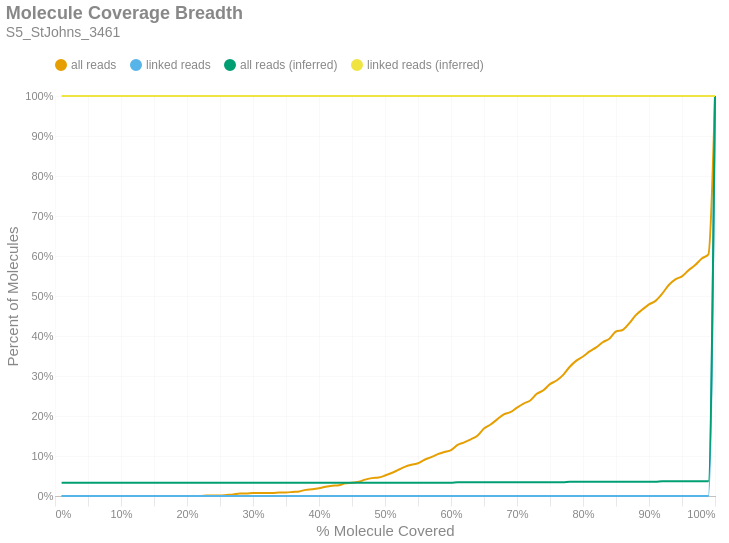

Notebook cell for this chart:
### Markdown cell above
### Molecule Read Coverage
This chart shows molecule coverage breadth as computed by the number of bases aligned to that molecule. In other words, "*how much of each unique long molecule is actually sequenced/aligned?*" Keep in mind there is a distinction between sequences and alignments, since some sequences belonging to a particular molecule may not align well and wouldn't appear in the alignment data. This chart also shows molecule coverage breadth as computed by the *inferred fragment* from which the aligned sequences originate. Unlike read coverage, this calculation takes into account the total insert size, including unsequenced gaps between the forward and reverse reads. Like the previous figures, these are cumulative percents.

### Code cell
if SKIPLR:
    print_html(f"Skipped")
else:
    binned_df = consolidated_hist(valids['coverage_bp'], mask, 0.01, True)
    binned_df_inf = consolidated_hist(valids['coverage_inserts'], mask, 0.01, True)
    binned_df = binned_df.with_columns(pl.lit(binned_df_inf['all reads (cumsum)']).alias('all reads (inferred)'))
    binned_df = binned_df.with_columns(pl.lit(binned_df_inf['linked reads (cumsum)']).alias('linked reads (inferred)'))
    binned_df = binned_df.with_columns(
        (pl.col('bin').cast(pl.Float64) + 0.01).alias('right_edge')
    )

    with SafeRender(binned_df):
        (
            density_plot(binned_df, 'Molecule Coverage Breadth', samplename, 'molcov', ['all reads (inferred)','linked reads (inferred)'])
            .encode(
                #x=alt.X('bin:Q', title="% Molecule Covered").axis(format = '%').scale(padding=0),
                x=alt.X('right_edge:Q', title="% Molecule Covered").axis(format='%').scale(padding=0),
                y=alt.Y('value:Q', title='Percent of Molecules')
                    .axis(format='%')
                    .stack(False)
                    .scale(domainMin=0, padding=0),
                color=alt.Color("key:N").scale(domain = ["all reads", "linked reads", "all reads (inferred)", "linked reads (inferred)"]),
                tooltip = [
                    alt.Tooltip("key:N", title = "Data Type"),
                    alt.Tooltip("range_label:N", title="% Molecule Covered"),
                    alt.Tooltip("value:Q", format = ".2%", title="% Molecules")
                ]
            )
        ).display()

### Figure 1 — Vega-Lite specification as saved in the notebook (floating-point values rounded to 4 significant figures)
{"width": "container", "height": 400, "config": {"title": {"anchor": "start", "dy": -15, "fontSize": 18, "color": "#888888", "subtitleColor": "#888888", "subtitleFontSize": 14}, "arc": {"fill": "#0072B2"}, "axis": {"domainColor": "#888888", "domainWidth": 0.5, "gridWidth": 0.2, "grid": false, "titleFontWeight": 400, "titleFontSize": 15, "labelFontSize": 11, "labelColor": "#888888", "tickColor": "#888888", "tickWidth": 0.2, "titleColor": "#888888"}, "axisBand": {"grid": false}, "axisX": {"grid": true, "tickSize": 10, "domainCap": "round"}, "axisY": {"domain": false, "grid": true, "tickSize": 0, "domainCap": "round"}, "background": "transparent", "header": {"labelFontSize": 15, "labelColor": "#888888", "titleFontSize": 15, "titleFontWeight": 600, "titleColor": "#888888"}, "legend": {"labelFont": "sans-serif", "labelFontSize": 12, "labelColor": "#888888", "symbolSize": 100, "symbolType": "circle", "titleFontSize": 12, "titlePadding": 10, "titleColor": "#888888", "title": null, "orient": "top"}, "range": {"category": ["#E69F00", "#56B4E9", "#009E73", "#F0E442", "#0072B2", "#D55E00", "#CC79A7", "#000000"], "diverging": ["#cfe8f3", "#a2d4ec", "#73bfe2", "#46abdb", "#1696d2", "#12719e"]}, "area": {"fill": "#0072B2", "fillOpacity": 0.7, "line": true, "strokeOpacity": 0.7}, "line": {"color": "#0072B2", "stroke": "#0072B2", "strokeWidth": 2}, "trail": {"color": "#0072B2", "stroke": "#0072B2", "strokeWidth": 0, "size": 1}, "point": {"filled": true, "fillOpacity": 1.0, "size": 95}, "text": {"color": "#888888", "fontSize": 11, "align": "right", "fontWeight": 400, "size": 11}, "bar": {"fill": "#0072B2", "stroke": null}, "view": {"stroke": null, "continuousWidth": 660, "continuousHeight": 400}}, "data": {"name": "data-574416d7eb18f942c5e6d6e1bdf7ca3d"}, "mark": {"type": "line", "interpolate": "monotone", "point": {"opacity": 0, "size": 275}}, "encoding": {"color": {"field": "key", "scale": {"domain": ["all reads", "linked reads", "all reads (inferred)", "linked reads (inferred)"]}, "type": "nominal"}, "tooltip": [{"field": "key", "title": "Data Type", "type": "nominal"}, {"field": "range_label", "title": "% Molecule Covered", "type": "nominal"}, {"field": "value", "format": ".2%", "title": "% Molecules", "type": "quantitative"}], "x": {"axis": {"format": "%"}, "field": "right_edge", "scale": {"padding": 0}, "title": "% Molecule Covered", "type": "quantitative"}, "y": {"axis": {"format": "%"}, "field": "value", "scale": {"domainMin": 0, "padding": 0}, "stack": false, "title": "Percent of Molecules", "type": "quantitative"}}, "params": [{"name": "param_c36ac31b6afebe62", "select": {"type": "point", "fields": ["key"]}, "bind": "legend"}], "title": {"text": "Molecule Coverage Breadth", "subtitle": "S5_StJohns_3461"}, "transform": [{"fold": ["all reads (cumsum)", "linked reads (cumsum)", "all reads (inferred)", "linked reads (inferred)"]}, {"calculate": "replace(datum.key, ' (cumsum)', '')", "as": "key"}, {"filter": {"param": "param_c36ac31b6afebe62"}}], "usermeta": {"embedOptions": {"downloadFileName": "S5_StJohns_3461.molcov"}}, "$schema": "https://vega.github.io/schema/vega-lite/v6.1.0.json", "datasets": {"data-574416d7eb18f942c5e6d6e1bdf7ca3d": [{"bin": "0.0", "interval": "0.0-0.01", "all reads": 0.0, "linked reads": 0.0, "all reads (cumsum)": 0.0, "linked reads (cumsum)": 0.0, "range_label": "0.0-0.01", "all reads (inferred)": 0.03321, "linked reads (inferred)": 1.0, "right_edge": 0.01}, {"bin": "0.01", "interval": "0.01-0.02", "all reads": 0.0, "linked reads": 0.0, "all reads (cumsum)": 0.0, "linked reads (cumsum)": 0.0, "range_label": "0.01-0.02", "all reads (inferred)": 0.03321, "linked reads (inferred)": 1.0, "right_edge": 0.02}, {"bin": "0.02", "interval": "0.02-0.03", "all reads": 0.0, "linked reads": 0.0, "all reads (cumsum)": 0.0, "linked reads (cumsum)": 0.0, "range_label": "0.02-0.03", "all reads (inferred)": 0.03321, "linked reads (inferred)": 1.0, "right_edge": 0.03}, {"bin": "0.03", "interval": "0.03-0.04", "all reads": 0.0, "linked reads": 0.0, "all reads (cumsum)": 0.0, "linked reads (cumsum)": 0.0, "range_label": "0.03-0.04", "all reads (inferred)": 0.03321, "linked reads (inferred)": 1.0, "right_edge": 0.04}, {"bin": "0.04", "interval": "0.04-0.05", "all reads": 0.0, "linked reads": 0.0, "all reads (cumsum)": 0.0, "linked reads (cumsum)": 0.0, "range_label": "0.04-0.05", "all reads (inferred)": 0.03321, "linked reads (inferred)": 1.0, "right_edge": 0.05}, {"bin": "0.05", "interval": "0.05-0.06", "all reads": 0.0, "linked reads": 0.0, "all reads (cumsum)": 0.0, "linked reads (cumsum)": 0.0, "range_label": "0.05-0.06", "all reads (inferred)": 0.03321, "linked reads (inferred)": 1.0, "right_edge": 0.06}, {"bin": "0.06", "interval": "0.06-0.07", "all reads": 0.0, "linked reads": 0.0, "all reads (cumsum)": 0.0, "linked reads (cumsum)": 0.0, "range_label": "0.06-0.07", "all reads (inferred)": 0.03321, "linked reads (inferred)": 1.0, "right_edge": 0.07}, {"bin": "0.07", "interval": "0.07-0.08", "all reads": 0.0, "linked reads": 0.0, "all reads (cumsum)": 0.0, "linked reads (cumsum)": 0.0, "range_label": "0.07-0.08", "all reads (inferred)": 0.03321, "linked reads (inferred)": 1.0, "right_edge": 0.08}, {"bin": "0.08", "interval": "0.08-0.09", "all reads": 0.0, "linked reads": 0.0, "all reads (cumsum)": 0.0, "linked reads (cumsum)": 0.0, "range_label": "0.08-0.09", "all reads (inferred)": 0.03321, "linked reads (inferred)": 1.0, "right_edge": 0.09}, {"bin": "0.09", "interval": "0.09-0.1", "all reads": 0.0, "linked reads": 0.0, "all reads (cumsum)": 0.0, "linked reads (cumsum)": 0.0, "range_label": "0.09-0.1", "all reads (inferred)": 0.03321, "linked reads (inferred)": 1.0, "right_edge": 0.1}, {"bin": "0.1", "interval": "0.1-0.11", "all reads": 0.0, "linked reads": 0.0, "all reads (cumsum)": 0.0, "linked reads (cumsum)": 0.0, "range_label": "0.1-0.11", "all reads (inferred)": 0.03321, "linked reads (inferred)": 1.0, "right_edge": 0.11}, {"bin": "0.11", "interval": "0.11-0.12", "all reads": 0.0, "linked reads": 0.0, "all reads (cumsum)": 0.0, "linked reads (cumsum)": 0.0, "range_label": "0.11-0.12", "all reads (inferred)": 0.03321, "linked reads (inferred)": 1.0, "right_edge": 0.12}, {"bin": "0.12", "interval": "0.12-0.13", "all reads": 0.0, "linked reads": 0.0, "all reads (cumsum)": 0.0, "linked reads (cumsum)": 0.0, "range_label": "0.12-0.13", "all reads (inferred)": 0.03321, "linked reads (inferred)": 1.0, "right_edge": 0.13}, {"bin": "0.13", "interval": "0.13-0.14", "all reads": 0.0, "linked reads": 0.0, "all reads (cumsum)": 0.0, "linked reads (cumsum)": 0.0, "range_label": "0.13-0.14", "all reads (inferred)": 0.03321, "linked reads (inferred)": 1.0, "right_edge": 0.14}, {"bin": "0.14", "interval": "0.14-0.15", "all reads": 0.0, "linked reads": 0.0, "all reads (cumsum)": 0.0, "linked reads (cumsum)": 0.0, "range_label": "0.14-0.15", "all reads (inferred)": 0.03321, "linked reads (inferred)": 1.0, "right_edge": 0.15}, {"bin": "0.15", "interval": "0.15-0.16", "all reads": 0.0, "linked reads": 0.0, "all reads (cumsum)": 0.0, "linked reads (cumsum)": 0.0, "range_label": "0.15-0.16", "all reads (inferred)": 0.03321, "linked reads (inferred)": 1.0, "right_edge": 0.16}, {"bin": "0.16", "interval": "0.16-0.17", "all reads": 0.0, "linked reads": 0.0, "all reads (cumsum)": 0.0, "linked reads (cumsum)": 0.0, "range_label": "0.16-0.17", "all reads (inferred)": 0.03321, "linked reads (inferred)": 1.0, "right_edge": 0.17}, {"bin": "0.17", "interval": "0.17-0.18", "all reads": 0.0, "linked reads": 0.0, "all reads (cumsum)": 0.0, "linked reads (cumsum)": 0.0, "range_label": "0.17-0.18", "all reads (inferred)": 0.03321, "linked reads (inferred)": 1.0, "right_edge": 0.18}, {"bin": "0.18", "interval": "0.18-0.19", "all reads": 0.0, "linked reads": 0.0, "all reads (cumsum)": 0.0, "linked reads (cumsum)": 0.0, "range_label": "0.18-0.19", "all reads (inferred)": 0.03321, "linked reads (inferred)": 1.0, "right_edge": 0.19}, {"bin": "0.19", "interval": "0.19-0.2", "all reads": 0.0, "linked reads": 0.0, "all reads (cumsum)": 0.0, "linked reads (cumsum)": 0.0, "range_label": "0.19-0.2", "all reads (inferred)": 0.03321, "linked reads (inferred)": 1.0, "right_edge": 0.2}, {"bin": "0.2", "interval": "0.2-0.21", "all reads": 0.0, "linked reads": 0.0, "all reads (cumsum)": 0.0, "linked reads (cumsum)": 0.0, "range_label": "0.2-0.21", "all reads (inferred)": 0.03321, "linked reads (inferred)": 1.0, "right_edge": 0.21}, {"bin": "0.21", "interval": "0.21-0.22", "all reads": 0.0, "linked reads": 0.0, "all reads (cumsum)": 0.0, "linked reads (cumsum)": 0.0, "range_label": "0.21-0.22", "all reads (inferred)": 0.03321, "linked reads (inferred)": 1.0, "right_edge": 0.22}, {"bin": "0.22", "interval": "0.22-0.23", "all reads": 0.001277, "linked reads": 0.0, "all reads (cumsum)": 0.001277, "linked reads (cumsum)": 0.0, "range_label": "0.22-0.23", "all reads (inferred)": 0.03321, "linked reads (inferred)": 1.0, "right_edge": 0.23}, {"bin": "0.23", "interval": "0.23-0.24", "all reads": 0.0, "linked reads": 0.0, "all reads (cumsum)": 0.001277, "linked reads (cumsum)": 0.0, "range_label": "0.23-0.24", "all reads (inferred)": 0.03321, "linked reads (inferred)": 1.0, "right_edge": 0.24}, {"bin": "0.24", "interval": "0.24-0.25", "all reads": 0.0, "linked reads": 0.0, "all reads (cumsum)": 0.001277, "linked reads (cumsum)": 0.0, "range_label": "0.24-0.25", "all reads (inferred)": 0.03321, "linked reads (inferred)": 1.0, "right_edge": 0.25}, {"bin": "0.25", "interval": "0.25-0.26", "all reads": 0.001277, "linked reads": 0.0, "all reads (cumsum)": 0.002554, "linked reads (cumsum)": 0.0, "range_label": "0.25-0.26", "all reads (inferred)": 0.03321, "linked reads (inferred)": 1.0, "right_edge": 0.26}, {"bin": "0.26", "interval": "0.26-0.27", "all reads": 0.001277, "linked reads": 0.0, "all reads (cumsum)": 0.003831, "linked reads (cumsum)": 0.0, "range_label": "0.26-0.27", "all reads (inferred)": 0.03321, "linked reads (inferred)": 1.0, "right_edge": 0.27}, {"bin": "0.27", "interval": "0.27-0.28", "all reads": 0.002554, "linked reads": 0.0, "all reads (cumsum)": 0.006386, "linked reads (cumsum)": 0.0, "range_label": "0.27-0.28", "all reads (inferred)": 0.03321, "linked reads (inferred)": 1.0, "right_edge": 0.28}, {"bin": "0.28", "interval": "0.28-0.29", "all reads": 0.0, "linked reads": 0.0, "all reads (cumsum)": 0.006386, "linked reads (cumsum)": 0.0, "range_label": "0.28-0.29", "all reads (inferred)": 0.03321, "linked reads (inferred)": 1.0, "right_edge": 0.29}, {"bin": "0.29", "interval": "0.29-0.3", "all reads": 0.001277, "linked reads": 0.0, "all reads (cumsum)": 0.007663, "linked reads (cumsum)": 0.0, "range_label": "0.29-0.3", "all reads (inferred)": 0.03321, "linked reads (inferred)": 1.0, "right_edge": 0.3}, {"bin": "0.3", "interval": "0.3-0.31", "all reads": 0.0, "linked reads": 0.0, "all reads (cumsum)": 0.007663, "linked reads (cumsum)": 0.0, "range_label": "0.3-0.31", "all reads (inferred)": 0.03321, "linked reads (inferred)": 1.0, "right_edge": 0.31}, {"bin": "0.31", "interval": "0.31-0.32", "all reads": 0.0, "linked reads": 0.0, "all reads (cumsum)": 0.007663, "linked reads (cumsum)": 0.0, "range_label": "0.31-0.32", "all reads (inferred)": 0.03321, "linked reads (inferred)": 1.0, "right_edge": 0.32}, {"bin": "0.32", "interval": "0.32-0.33", "all reads": 0.0, "linked reads": 0.0, "all reads (cumsum)": 0.007663, "linked reads (cumsum)": 0.0, "range_label": "0.32-0.33", "all reads (inferred)": 0.03321, "linked reads (inferred)": 1.0, "right_edge": 0.33}, {"bin": "0.33", "interval": "0.33-0.34", "all reads": 0.001277, "linked reads": 0.0, "all reads (cumsum)": 0.00894, "linked reads (cumsum)": 0.0, "range_label": "0.33-0.34", "all reads (inferred)": 0.03321, "linked reads (inferred)": 1.0, "right_edge": 0.34}, {"bin": "0.34", "interval": "0.34-0.35", "all reads": 0.0, "linked reads": 0.0, "all reads (cumsum)": 0.00894, "linked reads (cumsum)": 0.0, "range_label": "0.34-0.35", "all reads (inferred)": 0.03321, "linked reads (inferred)": 1.0, "right_edge": 0.35}, {"bin": "0.35", "interval": "0.35-0.36", "all reads": 0.001277, "linked reads": 0.0, "all reads (cumsum)": 0.01022, "linked reads (cumsum)": 0.0, "range_label": "0.35-0.36", "all reads (inferred)": 0.03321, "linked reads (inferred)": 1.0, "right_edge": 0.36}, {"bin": "0.36", "interval": "0.36-0.37", "all reads": 0.001277, "linked reads": 0.0, "all reads (cumsum)": 0.01149, "linked reads (cumsum)": 0.0, "range_label": "0.36-0.37", "all reads (inferred)": 0.03321, "linked reads (inferred)": 1.0, "right_edge": 0.37}, {"bin": "0.37", "interval": "0.37-0.38", "all reads": 0.003831, "linked reads": 0.0, "all reads (cumsum)": 0.01533, "linked reads (cumsum)": 0.0, "range_label": "0.37-0.38", "all reads (inferred)": 0.03321, "linked reads (inferred)": 1.0, "right_edge": 0.38}, {"bin": "0.38", "interval": "0.38-0.39", "all reads": 0.001277, "linked reads": 0.0, "all reads (cumsum)": 0.0166, "linked reads (cumsum)": 0.0, "range_label": "0.38-0.39", "all reads (inferred)": 0.03321, "linked reads (inferred)": 1.0, "right_edge": 0.39}, {"bin": "0.39", "interval": "0.39-0.4", "all reads": 0.002554, "linked reads": 0.0, "all reads (cumsum)": 0.01916, "linked reads (cumsum)": 0.0, "range_label": "0.39-0.4", "all reads (inferred)": 0.03321, "linked reads (inferred)": 1.0, "right_edge": 0.4}, {"bin": "0.4", "interval": "0.4-0.41", "all reads": 0.003831, "linked reads": 0.0, "all reads (cumsum)": 0.02299, "linked reads (cumsum)": 0.0, "range_label": "0.4-0.41", "all reads (inferred)": 0.03321, "linked reads (inferred)": 1.0, "right_edge": 0.41}, {"bin": "0.41", "interval": "0.41-0.42", "all reads": 0.002554, "linked reads": 0.0, "all reads (cumsum)": 0.02554, "linked reads (cumsum)": 0.0, "range_label": "0.41-0.42", "all reads (inferred)": 0.03321, "linked reads (inferred)": 1.0, "right_edge": 0.42}, {"bin": "0.42", "interval": "0.42-0.43", "all reads": 0.001277, "linked reads": 0.0, "all reads (cumsum)": 0.02682, "linked reads (cumsum)": 0.0, "range_label": "0.42-0.43", "all reads (inferred)": 0.03321, "linked reads (inferred)": 1.0, "right_edge": 0.43}, {"bin": "0.43", "interval": "0.43-0.44", "all reads": 0.005109, "linked reads": 0.0, "all reads (cumsum)": 0.03193, "linked reads (cumsum)": 0.0, "range_label": "0.43-0.44", "all reads (inferred)": 0.03321, "linked reads (inferred)": 1.0, "right_edge": 0.44}, {"bin": "0.44", "interval": "0.44-0.45", "all reads": 0.001277, "linked reads": 0.0, "all reads (cumsum)": 0.03321, "linked reads (cumsum)": 0.0, "range_label": "0.44-0.45", "all reads (inferred)": 0.03321, "linked reads (inferred)": 1.0, "right_edge": 0.45}, {"bin": "0.45", "interval": "0.45-0.46", "all reads": 0.002554, "linked reads": 0.0, "all reads (cumsum)": 0.03576, "linked reads (cumsum)": 0.0, "range_label": "0.45-0.46", "all reads (inferred)": 0.03321, "linked reads (inferred)": 1.0, "right_edge": 0.46}, {"bin": "0.46", "interval": "0.46-0.47", "all reads": 0.005109, "linked reads": 0.0, "all reads (cumsum)": 0.04087, "linked reads (cumsum)": 0.0, "range_label": "0.46-0.47", "all reads (inferred)": 0.03321, "linked reads (inferred)": 1.0, "right_edge": 0.47}, {"bin": "0.47", "interval": "0.47-0.48", "all reads": 0.003831, "linked reads": 0.0, "all reads (cumsum)": 0.0447, "linked reads (cumsum)": 0.0, "range_label": "0.47-0.48", "all reads (inferred)": 0.03321, "linked reads (inferred)": 1.0, "right_edge": 0.48}, {"bin": "0.48", "interval": "0.48-0.49", "all reads": 0.001277, "linked reads": 0.0, "all reads (cumsum)": 0.04598, "linked reads (cumsum)": 0.0, "range_label": "0.48-0.49", "all reads (inferred)": 0.03321, "linked reads (inferred)": 1.0, "right_edge": 0.49}, {"bin": "0.49", "interval": "0.49-0.5", "all reads": 0.005109, "linked reads": 0.0, "all reads (cumsum)": 0.05109, "linked reads (cumsum)": 0.0, "range_label": "0.49-0.5", "all reads (inferred)": 0.03321, "linked reads (inferred)": 1.0, "right_edge": 0.5}, {"bin": "0.5", "interval": "0.5-0.51", "all reads": 0.006386, "linked reads": 0.0, "all reads (cumsum)": 0.05747, "linked reads (cumsum)": 0.0, "range_label": "0.5-0.51", "all reads (inferred)": 0.03321, "linked reads (inferred)": 1.0, "right_edge": 0.51}, {"bin": "0.51", "interval": "0.51-0.52", "all reads": 0.007663, "linked reads": 0.0, "all reads (cumsum)": 0.06513, "linked reads (cumsum)": 0.0, "range_label": "0.51-0.52", "all reads (inferred)": 0.03321, "linked reads (inferred)": 1.0, "right_edge": 0.52}, {"bin": "0.52", "interval": "0.52-0.53", "all reads": 0.007663, "linked reads": 0.0, "all reads (cumsum)": 0.0728, "linked reads (cumsum)": 0.0, "range_label": "0.52-0.53", "all reads (inferred)": 0.03321, "linked reads (inferred)": 1.0, "right_edge": 0.53}, {"bin": "0.53", "interval": "0.53-0.54", "all reads": 0.005109, "linked reads": 0.0, "all reads (cumsum)": 0.07791, "linked reads (cumsum)": 0.0, "range_label": "0.53-0.54", "all reads (inferred)": 0.03321, "linked reads (inferred)": 1.0, "right_edge": 0.54}, {"bin": "0.54", "interval": "0.54-0.55", "all reads": 0.003831, "linked reads": 0.0, "all reads (cumsum)": 0.08174, "linked reads (cumsum)": 0.0, "range_label": "0.54-0.55", "all reads (inferred)": 0.03321, "linked reads (inferred)": 1.0, "right_edge": 0.55}, {"bin": "0.55", "interval": "0.55-0.56", "all reads": 0.00894, "linked reads": 0.0, "all reads (cumsum)": 0.09068, "linked reads (cumsum)": 0.0, "range_label": "0.55-0.56", "all reads (inferred)": 0.03321, "linked reads (inferred)": 1.0, "right_edge": 0.56}, {"bin": "0.56", "interval": "0.56-0.57", "all reads": 0.006386, "linked reads": 0.0, "all reads (cumsum)": 0.09706, "linked reads (cumsum)": 0.0, "range_label": "0.56-0.57", "all reads (inferred)": 0.03321, "linked reads (inferred)": 1.0, "right_edge": 0.57}, {"bin": "0.57", "interval": "0.57-0.58", "all reads": 0.007663, "linked reads": 0.0, "all reads (cumsum)": 0.1047, "linked reads (cumsum)": 0.0, "range_label": "0.57-0.58", "all reads (inferred)": 0.03321, "linked reads (inferred)": 1.0, "right_edge": 0.58}, {"bin": "0.58", "interval": "0.58-0.59", "all reads": 0.005109, "linked reads": 0.0, "all reads (cumsum)": 0.1098, "linked reads (cumsum)": 0.0, "range_label": "0.58-0.59", "all reads (inferred)": 0.03321, "linked reads (inferred)": 1.0, "right_edge": 0.59}, {"bin": "0.59", "interval": "0.59-0.6", "all reads": 0.005109, "linked reads": 0.0, "all reads (cumsum)": 0.1149, "linked reads (cumsum)": 0.0, "range_label": "0.59-0.6", "all reads (inferred)": 0.03321, "linked reads (inferred)": 1.0, "right_edge": 0.6}, {"bin": "0.6", "interval": "0.6-0.61", "all reads": 0.01277, "linked reads": 0.0, "all reads (cumsum)": 0.1277, "linked reads (cumsum)": 0.0, "range_label": "0.6-0.61", "all reads (inferred)": 0.03448, "linked reads (inferred)": 1.0, "right_edge": 0.61}, {"bin": "0.61", "interval": "0.61-0.62", "all reads": 0.006386, "linked reads": 0.0, "all reads (cumsum)": 0.1341, "linked reads (cumsum)": 0.0, "range_label": "0.61-0.62", "all reads (inferred)": 0.03448, "linked reads (inferred)": 1.0, "right_edge": 0.62}, {"bin": "0.62", "interval": "0.62-0.63", "all reads": 0.007663, "linked reads": 0.0, "all reads (cumsum)": 0.1418, "linked reads (cumsum)": 0.0, "range_label": "0.62-0.63", "all reads (inferred)": 0.03448, "linked reads (inferred)": 1.0, "right_edge": 0.63}, {"bin": "0.63", "interval": "0.63-0.64", "all reads": 0.00894, "linked reads": 0.0, "all reads (cumsum)": 0.1507, "linked reads (cumsum)": 0.0, "range_label": "0.63-0.64", "all reads (inferred)": 0.03448, "linked reads (inferred)": 1.0, "right_edge": 0.64}, {"bin": "0.64", "interval": "0.64-0.65", "all reads": 0.01788, "linked reads": 0.0, "all reads (cumsum)": 0.1686, "linked reads (cumsum)": 0.0, "range_label": "0.64-0.65", "all reads (inferred)": 0.03448, "linked reads (inferred)": 1.0, "right_edge": 0.65}, {"bin": "0.65", "interval": "0.65-0.66", "all reads": 0.01022, "linked reads": 0.0, "all reads (cumsum)": 0.1788, "linked reads (cumsum)": 0.0, "range_label": "0.65-0.66", "all reads (inferred)": 0.03448, "linked reads (inferred)": 1.0, "right_edge": 0.66}, {"bin": "0.66", "interval": "0.66-0.67", "all reads": 0.01277, "linked reads": 0.0, "all reads (cumsum)": 0.1916, "linked reads (cumsum)": 0.0, "range_label": "0.66-0.67", "all reads (inferred)": 0.03448, "linked reads (inferred)": 1.0, "right_edge": 0.67}, {"bin": "0.67", "interval": "0.67-0.68", "all reads": 0.01277, "linked reads": 0.0, "all reads (cumsum)": 0.2043, "linked reads (cumsum)": 0.0, "range_label": "0.67-0.68", "all reads (inferred)": 0.03448, "linked reads (inferred)": 1.0, "right_edge": 0.68}, {"bin": "0.68", "interval": "0.68-0.69", "all reads": 0.005109, "linked reads": 0.0, "all reads (cumsum)": 0.2095, "linked reads (cumsum)": 0.0, "range_label": "0.68-0.69", "all reads (inferred)": 0.03448, "linked reads (inferred)": 1.0, "right_edge": 0.69}, {"bin": "0.69", "interval": "0.69-0.7", "all reads": 0.01149, "linked reads": 0.0, "all reads (cumsum)": 0.2209, "linked reads (cumsum)": 0.0, "range_label": "0.69-0.7", "all reads (inferred)": 0.03448, "linked reads (inferred)": 1.0, "right_edge": 0.7}, {"bin": "0.7", "interval": "0.7-0.71", "all reads": 0.01022, "linked reads": 0.0, "all reads (cumsum)": 0.2312, "linked reads (cumsum)": 0.0, "range_label": "0.7-0.71", "all reads (inferred)": 0.03448, "linked reads (inferred)": 1.0, "right_edge": 0.71}, {"bin": "0.71", "interval": "0.71-0.72", "all reads": 0.007663, "linked reads": 0.0, "all reads (cumsum)": 0.2388, "linked reads (cumsum)": 0.0, "range_label": "0.71-0.72", "all reads (inferred)": 0.03448, "linked reads (inferred)": 1.0, "right_edge": 0.72}, {"bin": "0.72", "interval": "0.72-0.73", "all reads": 0.0166, "linked reads": 0.0, "all reads (cumsum)": 0.2554, "linked reads (cumsum)": 0.0, "range_label": "0.72-0.73", "all reads (inferred)": 0.03448, "linked reads (inferred)": 1.0, "right_edge": 0.73}, {"bin": "0.73", "interval": "0.73-0.74", "all reads": 0.00894, "linked reads": 0.0, "all reads (cumsum)": 0.2644, "linked reads (cumsum)": 0.0, "range_label": "0.73-0.74", "all reads (inferred)": 0.03448, "linked reads (inferred)": 1.0, "right_edge": 0.74}, {"bin": "0.74", "interval": "0.74-0.75", "all reads": 0.01533, "linked reads": 0.0, "all reads (cumsum)": 0.2797, "linked reads (cumsum)": 0.0, "range_label": "0.74-0.75", "all reads (inferred)": 0.03448, "linked reads (inferred)": 1.0, "right_edge": 0.75}, {"bin": "0.75", "interval": "0.75-0.76", "all reads": 0.00894, "linked reads": 0.0, "all reads (cumsum)": 0.2886, "linked reads (cumsum)": 0.0, "range_label": "0.75-0.76", "all reads (inferred)": 0.03448, "linked reads (inferred)": 1.0, "right_edge": 0.76}, {"bin": "0.76", "interval": "0.76-0.77", "all reads": 0.01405, "linked reads": 0.0, "all reads (cumsum)": 0.3027, "linked reads (cumsum)": 0.0, "range_label": "0.76-0.77", "all reads (inferred)": 0.03448, "linked reads (inferred)": 1.0, "right_edge": 0.77}, {"bin": "0.77", "interval": "0.77-0.78", "all reads": 0.02043, "linked reads": 0.0, "all reads (cumsum)": 0.3231, "linked reads (cumsum)": 0.0, "range_label": "0.77-0.78", "all reads (inferred)": 0.03576, "linked reads (inferred)": 1.0, "right_edge": 0.78}, {"bin": "0.78", "interval": "0.78-0.79", "all reads": 0.01533, "linked reads": 0.0, "all reads (cumsum)": 0.3384, "linked reads (cumsum)": 0.0, "range_label": "0.78-0.79", "all reads (inferred)": 0.03576, "linked reads (inferred)": 1.0, "right_edge": 0.79}, {"bin": "0.79", "interval": "0.79-0.8", "all reads": 0.01022, "linked reads": 0.0, "all reads (cumsum)": 0.3487, "linked reads (cumsum)": 0.0, "range_label": "0.79-0.8", "all reads (inferred)": 0.03576, "linked reads (inferred)": 1.0, "right_edge": 0.8}, {"bin": "0.8", "interval": "0.8-0.81", "all reads": 0.01277, "linked reads": 0.0, "all reads (cumsum)": 0.3614, "linked reads (cumsum)": 0.0, "range_label": "0.8-0.81", "all reads (inferred)": 0.03576, "linked reads (inferred)": 1.0, "right_edge": 0.81}, {"bin": "0.81", "interval": "0.81-0.82", "all reads": 0.01022, "linked reads": 0.0, "all reads (cumsum)": 0.3716, "linked reads (cumsum)": 0.0, "range_label": "0.81-0.82", "all reads (inferred)": 0.03576, "linked reads (inferred)": 1.0, "right_edge": 0.82}, {"bin": "0.82", "interval": "0.82-0.83", "all reads": 0.01277, "linked reads": 0.0, "all reads (cumsum)": 0.3844, "linked reads (cumsum)": 0.0, "range_label": "0.82-0.83", "all reads (inferred)": 0.03576, "linked reads (inferred)": 1.0, "right_edge": 0.83}, {"bin": "0.83", "interval": "0.83-0.84", "all reads": 0.00894, "linked reads": 0.0, "all reads (cumsum)": 0.3934, "linked reads (cumsum)": 0.0, "range_label": "0.83-0.84", "all reads (inferred)": 0.03576, "linked reads (inferred)": 1.0, "right_edge": 0.84}, {"bin": "0.84", "interval": "0.84-0.85", "all reads": 0.01788, "linked reads": 0.0, "all reads (cumsum)": 0.4112, "linked reads (cumsum)": 0.0, "range_label": "0.84-0.85", "all reads (inferred)": 0.03576, "linked reads (inferred)": 1.0, "right_edge": 0.85}, {"bin": "0.85", "interval": "0.85-0.86", "all reads": 0.003831, "linked reads": 0.0, "all reads (cumsum)": 0.4151, "linked reads (cumsum)": 0.0, "range_label": "0.85-0.86", "all reads (inferred)": 0.03576, "linked reads (inferred)": 1.0, "right_edge": 0.86}, {"bin": "0.86", "interval": "0.86-0.87", "all reads": 0.0166, "linked reads": 0.0, "all reads (cumsum)": 0.4317, "linked reads (cumsum)": 0.0, "range_label": "0.86-0.87", "all reads (inferred)": 0.03576, "linked reads (inferred)": 1.0, "right_edge": 0.87}, {"bin": "0.87", "interval": "0.87-0.88", "all reads": 0.02043, "linked reads": 0.0, "all reads (cumsum)": 0.4521, "linked reads (cumsum)": 0.0, "range_label": "0.87-0.88", "all reads (inferred)": 0.03576, "linked reads (inferred)": 1.0, "right_edge": 0.88}, {"bin": "0.88", "interval": "0.88-0.89", "all reads": 0.01405, "linked reads": 0.0, "all reads (cumsum)": 0.4662, "linked reads (cumsum)": 0.0, "range_label": "0.88-0.89", "all reads (inferred)": 0.03576, "linked reads (inferred)": 1.0, "right_edge": 0.89}, {"bin": "0.89", "interval": "0.89-0.9", "all reads": 0.01277, "linked reads": 0.0, "all reads (cumsum)": 0.4789, "linked reads (cumsum)": 0.0, "range_label": "0.89-0.9", "all reads (inferred)": 0.03576, "linked reads (inferred)": 1.0, "right_edge": 0.9}, {"bin": "0.9", "interval": "0.9-0.91", "all reads": 0.00894, "linked reads": 0.0, "all reads (cumsum)": 0.4879, "linked reads (cumsum)": 0.0, "range_label": "0.9-0.91", "all reads (inferred)": 0.03576, "linked reads (inferred)": 1.0, "right_edge": 0.91}, {"bin": "0.91", "interval": "0.91-0.92", "all reads": 0.01788, "linked reads": 0.0, "all reads (cumsum)": 0.5057, "linked reads (cumsum)": 0.0, "range_label": "0.91-0.92", "all reads (inferred)": 0.03704, "linked reads (inferred)": 1.0, "right_edge": 0.92}, {"bin": "0.92", "interval": "0.92-0.93", "all reads": 0.02171, "linked reads": 0.0, "all reads (cumsum)": 0.5275, "linked reads (cumsum)": 0.0, "range_label": "0.92-0.93", "all reads (inferred)": 0.03704, "linked reads (inferred)": 1.0, "right_edge": 0.93}, {"bin": "0.93", "interval": "0.93-0.94", "all reads": 0.01405, "linked reads": 0.0, "all reads (cumsum)": 0.5415, "linked reads (cumsum)": 0.0, "range_label": "0.93-0.94", "all reads (inferred)": 0.03704, "linked reads (inferred)": 1.0, "right_edge": 0.94}, {"bin": "0.94", "interval": "0.94-0.95", "all reads": 0.007663, "linked reads": 0.0, "all reads (cumsum)": 0.5492, "linked reads (cumsum)": 0.0, "range_label": "0.94-0.95", "all reads (inferred)": 0.03704, "linked reads (inferred)": 1.0, "right_edge": 0.95}, {"bin": "0.95", "interval": "0.95-0.96", "all reads": 0.01533, "linked reads": 0.0, "all reads (cumsum)": 0.5645, "linked reads (cumsum)": 0.0, "range_label": "0.95-0.96", "all reads (inferred)": 0.03704, "linked reads (inferred)": 1.0, "right_edge": 0.96}, {"bin": "0.96", "interval": "0.96-0.97", "all reads": 0.01277, "linked reads": 0.0, "all reads (cumsum)": 0.5773, "linked reads (cumsum)": 0.0, "range_label": "0.96-0.97", "all reads (inferred)": 0.03704, "linked reads (inferred)": 1.0, "right_edge": 0.97}, {"bin": "0.97", "interval": "0.97-0.98", "all reads": 0.0166, "linked reads": 0.0, "all reads (cumsum)": 0.5939, "linked reads (cumsum)": 0.0, "range_label": "0.97-0.98", "all reads (inferred)": 0.03704, "linked reads (inferred)": 1.0, "right_edge": 0.98}, {"bin": "0.98", "interval": "0.98-0.99", "all reads": 0.01022, "linked reads": 0.0, "all reads (cumsum)": 0.6041, "linked reads (cumsum)": 0.0, "range_label": "0.98-0.99", "all reads (inferred)": 0.03704, "linked reads (inferred)": 1.0, "right_edge": 0.99}, {"bin": "0.99", "interval": "0.99-1.0", "all reads": 0.3959, "linked reads": 1.0, "all reads (cumsum)": 1.0, "linked reads (cumsum)": 1.0, "range_label": "0.99-1.0", "all reads (inferred)": 1.0, "linked reads (inferred)": 1.0, "right_edge": 1.0}]}}
